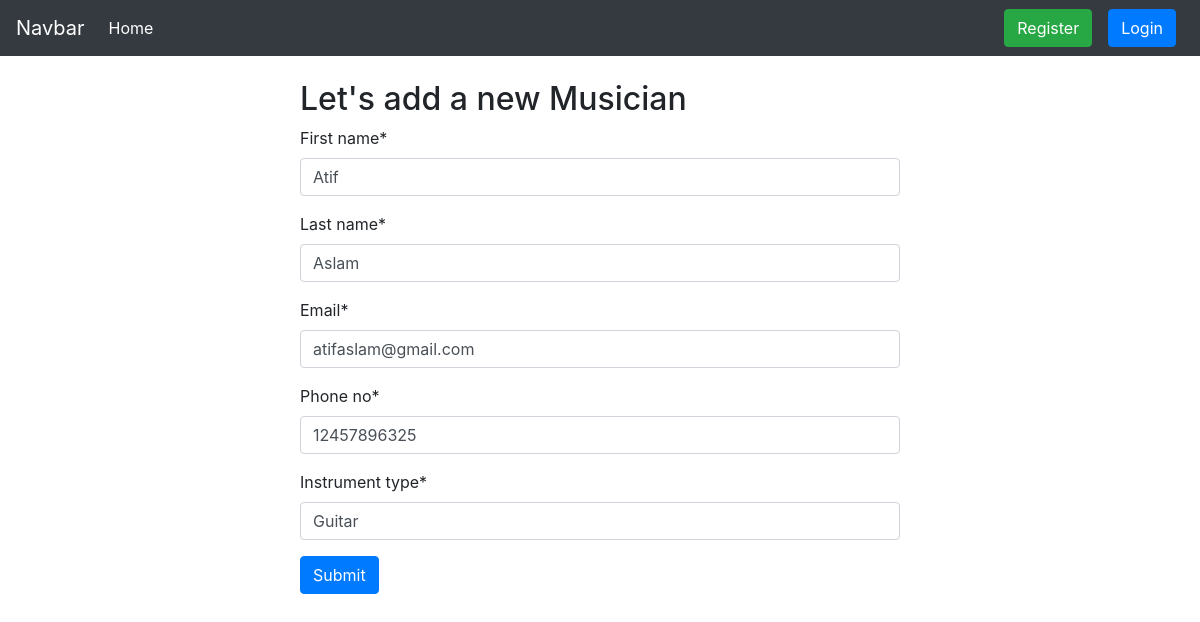
/musician/edit/9, run on the app's committed database.
### musician/models.py (models this page shows, shortened)
class Musician(models.Model):
    first_name = models.CharField(max_length=30)
    last_name = models.CharField(max_length=30)
    email = models.EmailField()
    phone_no = models.CharField(max_length=11)
    instrument_type = models.CharField(max_length=30)

### musician/views.py (the view)
# urls.py: path('edit/<int:id>', views.EditMusicianData.as_view() , name='edit_musician'),
class EditMusicianData(UpdateView):
    model = Musician
    form_class = forms.MusicianForm
    template_name = 'add_musician.html'
    pk_url_kwarg = 'id'
    success_url = reverse_lazy('homepage')

### musician/forms.py
class MusicianForm(forms.ModelForm):
    class Meta:
        model = Musician
        fields = '__all__'

### musician/templates/add_musician.html (shortened to what this page needs)
{% extends 'base.html' %}
{% load crispy_forms_tags %}
{% block body %}
<form method="post" style="width: 50%; margin: auto;" class="mt-4">
    <h2>Let's add a new Musician</h2>
    {{form | crispy}}
    <button type="submit" class="btn btn-primary">Submit</button>
</form>
{% endblock %}

### data on the page
Musician: first_name "Atif", last_name "Aslam", email "atifaslam@gmail.com", phone_no "12457896325", instrument_type "Guitar"
